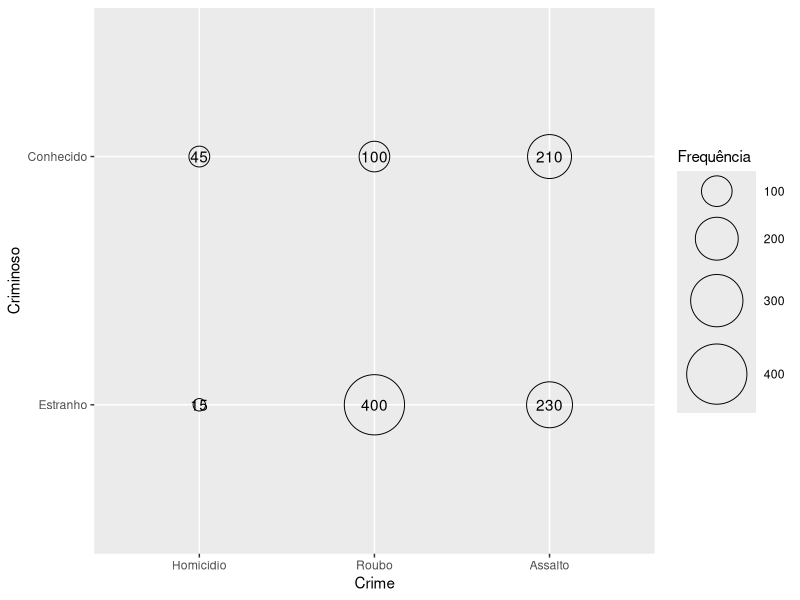

Recreate this plot in R.
library(pwr)
library(ggplot2)

# Montar a tabela
animais_observado<-c(116,15,20,29)
p0_modelo<-c(8,1,1,2)/sum(c(8,1,1,2))

(animais_esperado<-p0_modelo*180)

soma <- (animais_observado-animais_esperado)^2/animais_esperado  

# Teste do qui-quadrado
(Estatistica_animais<-sum((soma)))

# Valor crítico
(critico_animais<-qchisq(1-0.05,3))
(critico_animais<-qchisq(0.05,3,lower.tail = F))

# p-value dos animais
(valor_p_animais <-(1-pchisq(Estatistica_animais,4-1)))
(valor_p_animais <-(pchisq(Estatistica_animais,4-1,lower.tail = F)))

#Montar a tabela
animais_observado<-c(116,15,20,29)

#Teste
(teste_animais<-chisq.test(animais_observado,p=p0_modelo))
#Frequencias observadas
teste_animais$observed
#Frequencias esperadas
teste_animais$expected
#Estatistica
teste_animais$statistic
#Residuos
teste_animais$residuals

# índice w (efeito)
# pwr
pH1_animais<-animais_observado/sum(animais_observado)
pH0_animais<-animais_esperado/sum(animais_esperado)

(w_animais<-sqrt(sum((pH1_animais-pH0_animais)^2/pH0_animais)))

#Poder do teste
pwr.chisq.test(w=w_animais,N=180,df=3,sig.level=0.05)

#Tamanho da amostra
pwr.chisq.test(w=w_animais,N=NULL,df=3,sig.level=0.05,power=0.8)

#Exemplo 2 - Mamão (slide 7)
mamao_observados<-c(321,306,368,680,282,43)
(mamao_esperados<-c(pnorm(300,mean=400,sd=100), #classe1
                    pnorm(350,400,100)-pnorm(300,400,100),
                    pnorm(400,400,100)-pnorm(350,400,100),
                    pnorm(500,400,100)-pnorm(400,400,100),
                    pnorm(600,400,100)-pnorm(500,400,100),
                    1-pnorm(600,400,100)
)*2000)

#Estatistica do teste
(Estatistica_mamao<-sum((mamao_observados-mamao_esperados)^2
                        /mamao_esperados))
#Valor-p
(valor_p_mamao<-(1-pchisq(Estatistica_mamao,5)))

#Critico 
(critico_mamao<-qchisq(0.95,5))

#Probabilidades sob H0
(pH0_mamao<-c(pnorm(300,mean=400,sd=100), #classe1
              pnorm(350,400,100)-pnorm(300,400,100),
              pnorm(400,400,100)-pnorm(350,400,100),
              pnorm(500,400,100)-pnorm(400,400,100),
              pnorm(600,400,100)-pnorm(500,400,100),
              1-pnorm(600,400,100)
))

# Teste
(teste_mamao<-chisq.test(mamao_observados,p=pH0_mamao))

# índice w
pH1_mamao<-mamao_observados/sum(mamao_observados)
(w_mamao<-sqrt(sum((pH1_mamao-pH0_mamao)^2/pH0_mamao)))

#Poder do teste
(pwr.chisq.test(w=w_mamao,N=2000,df=5,sig.level=0.05))
#Tamanho da amostra
(pwr.chisq.test(w=w_mamao,N=NULL,df=5,sig.level=0.05,power=0.8))






#Exemplo 3 - Crime (slide 11)

Crime_esperado<-as.table(
  matrix(
    c(645*60/1000,645*500/1000,645*440/1000,
      355*60/1000,355*500/1000,355*440/1000),
    nrow=2,
    byrow = TRUE
  )
)
Crime_esperado
colnames(Crime_esperado)<-c('Homicídio','Roubo','Assalto')
rownames(Crime_esperado)<-c('Estranho','Conhecido')
names(dimnames(Crime_esperado))<-c('Criminoso','Crime')
Crime_esperado


Crime_observado<-as.table(
  matrix(
    c(15,400,230,
      45,100,210),
    nrow=2,
    byrow = TRUE
  )
)
colnames(Crime_observado)<-c('Homicídio','Roubo','Assalto')
rownames(Crime_observado)<-c('Estranho','Conhecido')
names(dimnames(Crime_observado))<-c('Criminoso','Crime')
Crime_observado

#Totais por margem
#Totais linhas
margin.table(Crime_observado,1)
prop.table(margin.table(Crime_observado,1))
#Totais colunas
margin.table(Crime_observado,2)
prop.table(margin.table(Crime_observado,2))

#Estatística do teste
(Estatistica_crime<-sum((Crime_observado-Crime_esperado)^2/
                          Crime_esperado))
#Valor crítico
(critico_crime<-qchisq(p=1-0.05,df=(2-1)*(3-1)))
#Valor-p
(valor_p_crime<-(1-pchisq(q=Estatistica_crime,df=(2-1)*(3-1))))

#Teste
(teste_crime<-chisq.test(Crime_observado))
teste_crime$statistic #estatística do teste
teste_crime$p.value #valor de p
teste_crime$expected #frequencias esperadas
teste_crime$observed #frequencias observadas

#índice w efeito
pH0_crime<-teste_crime$expected/sum(teste_crime$expected)
pH1_crime<-teste_crime$observed/sum(teste_crime$observed)
(w_crime<-sqrt(sum((pH1_crime-pH0_crime)^2/pH0_crime)))

#Poder do teste
pwr.chisq.test(w=w_crime,N=1000,df=2,sig.level = 0.05)

#Tamanho da amostra
pwr.chisq.test(w=w_crime,N=NULL,df=2,sig.level = 0.05,power=0.8)
pwr.chisq.test(w=w_crime,N=NULL,df=2,sig.level = 0.05,power=0.99)

data.frame(Crime_observado)
p<-ggplot(data.frame(Crime_observado),
          aes(x=Crime,y=Criminoso))
p+geom_point(aes(size=Freq),shape=21,colour='black')+
  scale_size_area(max_size = 20)+
  labs(x='Crime',y='Criminoso')+
  guides(size=guide_legend(title='Frequência'))+
  geom_text(aes(label=Freq))


































#Exemplo 4 - Tabagismo (slide 13)
Oi_tabagismo<-as.table(matrix(
  c(49,16,
    106,79),ncol=2,byrow=T
))
colnames(Oi_tabagismo)<-c('Tabagista','Não tabagista')
rownames(Oi_tabagismo)<-c('Tabagista','Não tabagista')
names(dimnames(Oi_tabagismo))<-c('Pais','Filhos')
Oi_tabagismo
addmargins(Oi_tabagismo,FUN=list(Total=sum))


Ei_tabagismo<-as.table(matrix(
  c(65*155/250,65*95/250,
    185*155/250,185*95/250),ncol=2,byrow=T
))
rownames(Ei_tabagismo)<-c('Tabagista','Não tabagista')
names(dimnames(Ei_tabagismo))<-c('Pais','Filhos')
Ei_tabagismo
addmargins(Ei_tabagismo,FUN=list(Total=sum))

#Estatística do teste
(Estatistica_tabagismo<-sum(
  (abs(Oi_tabagismo-Ei_tabagismo)-0.5)^2/
    Ei_tabagismo))
#Valor crítico
qchisq(0.95,1)
#Valor-p
1-pchisq(Estatistica_tabagismo,1)

#Teste
help("chisq.test")
chisq.test(Oi_tabagismo)
#sem correção
chisq.test(Oi_tabagismo,correct=F)

#índice w efeito
(pH0_tabagismo<-Ei_tabagismo/sum(Ei_tabagismo))
(pH1_tabagismo<-Oi_tabagismo/sum(Oi_tabagismo))
(w_tabagismo<-sqrt(sum((pH1_tabagismo-pH0_tabagismo)^2/pH0_tabagismo)))

#Poder do teste
pwr.chisq.test(w=w_tabagismo,N=250,df=1,sig.level=0.05)
#Tamanho da amostra
pwr.chisq.test(w=w_tabagismo,N=NULL,df=1,sig.level=0.05,power=0.8)
